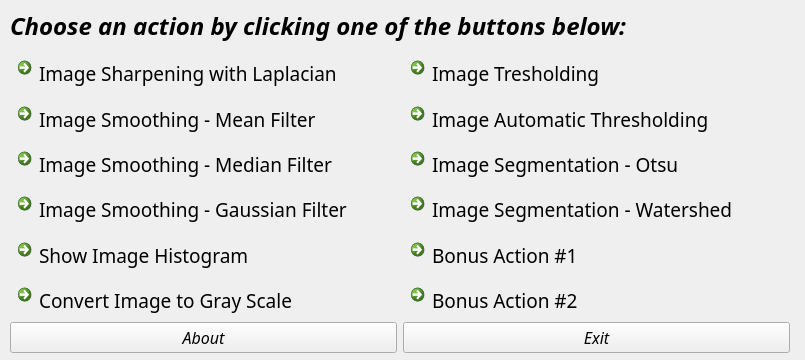
<?xml version="1.0" encoding="UTF-8"?>
<ui version="4.0">
 <class>Dialog</class>
 <widget class="QDialog" name="Dialog">
  <property name="geometry">
   <rect>
    <x>0</x>
    <y>0</y>
    <width>805</width>
    <height>360</height>
   </rect>
  </property>
  <property name="minimumSize">
   <size>
    <width>805</width>
    <height>360</height>
   </size>
  </property>
  <property name="maximumSize">
   <size>
    <width>805</width>
    <height>360</height>
   </size>
  </property>
  <property name="cursor">
   <cursorShape>ArrowCursor</cursorShape>
  </property>
  <property name="windowTitle">
   <string>UFU/FACOM - BCC/PDI - 2013/1</string>
  </property>
  <property name="windowIcon">
   <iconset>
    <normaloff>../Índice.jpg</normaloff>../Índice.jpg</iconset>
  </property>
  <property name="windowOpacity">
   <double>2.000000000000000</double>
  </property>
  <widget class="QLabel" name="label">
   <property name="geometry">
    <rect>
     <x>10</x>
     <y>10</y>
     <width>841</width>
     <height>31</height>
    </rect>
   </property>
   <property name="font">
    <font>
     <family>Neuropol</family>
     <pointsize>18</pointsize>
     <weight>75</weight>
     <italic>true</italic>
     <bold>true</bold>
    </font>
   </property>
   <property name="autoFillBackground">
    <bool>false</bool>
   </property>
   <property name="text">
    <string>Choose an action by clicking one of the buttons below:</string>
   </property>
  </widget>
  <widget class="QWidget" name="gridLayoutWidget">
   <property name="geometry">
    <rect>
     <x>10</x>
     <y>50</y>
     <width>780</width>
     <height>303</height>
    </rect>
   </property>
   <layout class="QGridLayout" name="gridLayout">
    <item row="5" column="1">
     <widget class="QCommandLinkButton" name="commandLinkButton_12">
      <property name="font">
       <font>
        <family>Neuropol</family>
        <pointsize>14</pointsize>
        <weight>50</weight>
        <bold>false</bold>
       </font>
      </property>
      <property name="text">
       <string>Bonus Action #2</string>
      </property>
      <property name="icon">
       <iconset>
        <normaloff>../icons/Bad-Blood-Yolks-On-fire.ico</normaloff>../icons/Bad-Blood-Yolks-On-fire.ico</iconset>
      </property>
     </widget>
    </item>
    <item row="4" column="0">
     <widget class="QCommandLinkButton" name="btn_histogram">
      <property name="font">
       <font>
        <family>Neuropol</family>
        <pointsize>14</pointsize>
        <weight>50</weight>
        <bold>false</bold>
       </font>
      </property>
      <property name="text">
       <string>Show Image Histogram</string>
      </property>
      <property name="icon">
       <iconset>
        <normaloff>../icons/Bad-Blood-Yolks-Slow.ico</normaloff>../icons/Bad-Blood-Yolks-Slow.ico</iconset>
      </property>
     </widget>
    </item>
    <item row="2" column="0">
     <widget class="QCommandLinkButton" name="btn_median_filter">
      <property name="font">
       <font>
        <family>Neuropol</family>
        <pointsize>14</pointsize>
        <weight>50</weight>
        <bold>false</bold>
       </font>
      </property>
      <property name="text">
       <string>Image Smoothing - Median Filter</string>
      </property>
      <property name="icon">
       <iconset>
        <normaloff>../icons/Bad-Blood-Yolks-Grin.ico</normaloff>../icons/Bad-Blood-Yolks-Grin.ico</iconset>
      </property>
     </widget>
    </item>
    <item row="7" column="0">
     <widget class="QPushButton" name="pushButton">
      <property name="font">
       <font>
        <family>Neuropol</family>
        <pointsize>12</pointsize>
        <italic>true</italic>
       </font>
      </property>
      <property name="text">
       <string>About</string>
      </property>
     </widget>
    </item>
    <item row="3" column="1">
     <widget class="QCommandLinkButton" name="btn_watershed">
      <property name="font">
       <font>
        <family>Neuropol</family>
        <pointsize>14</pointsize>
        <weight>50</weight>
        <bold>false</bold>
       </font>
      </property>
      <property name="text">
       <string>Image Segmentation - Watershed</string>
      </property>
      <property name="icon">
       <iconset>
        <normaloff>../icons/Bad-Blood-Yolks-Evilish.ico</normaloff>../icons/Bad-Blood-Yolks-Evilish.ico</iconset>
      </property>
     </widget>
    </item>
    <item row="7" column="1">
     <widget class="QPushButton" name="pushButton_2">
      <property name="font">
       <font>
        <family>Neuropol</family>
        <pointsize>12</pointsize>
        <italic>true</italic>
       </font>
      </property>
      <property name="text">
       <string>Exit</string>
      </property>
     </widget>
    </item>
    <item row="4" column="1">
     <widget class="QCommandLinkButton" name="commandLinkButton_10">
      <property name="font">
       <font>
        <family>Neuropol</family>
        <pointsize>14</pointsize>
        <weight>50</weight>
        <bold>false</bold>
       </font>
      </property>
      <property name="text">
       <string>Bonus Action #1</string>
      </property>
      <property name="icon">
       <iconset>
        <normaloff>../icons/Bad-Blood-Yolks-Omg.ico</normaloff>../icons/Bad-Blood-Yolks-Omg.ico</iconset>
      </property>
     </widget>
    </item>
    <item row="1" column="0">
     <widget class="QCommandLinkButton" name="btn_mean_filter">
      <property name="font">
       <font>
        <family>Neuropol</family>
        <pointsize>14</pointsize>
        <weight>50</weight>
        <bold>false</bold>
       </font>
      </property>
      <property name="text">
       <string>Image Smoothing - Mean Filter</string>
      </property>
      <property name="icon">
       <iconset>
        <normaloff>../icons/Bad-Blood-Yolks-Hope-my-fake-smile-works-again.ico</normaloff>../icons/Bad-Blood-Yolks-Hope-my-fake-smile-works-again.ico</iconset>
      </property>
     </widget>
    </item>
    <item row="0" column="1">
     <widget class="QCommandLinkButton" name="btn_threshold">
      <property name="font">
       <font>
        <family>Neuropol</family>
        <pointsize>14</pointsize>
        <weight>50</weight>
        <italic>false</italic>
        <bold>false</bold>
       </font>
      </property>
      <property name="text">
       <string>Image Tresholding</string>
      </property>
      <property name="icon">
       <iconset>
        <normaloff>../icons/Bad-Blood-Yolks-Angry.ico</normaloff>../icons/Bad-Blood-Yolks-Angry.ico</iconset>
      </property>
     </widget>
    </item>
    <item row="0" column="0">
     <widget class="QCommandLinkButton" name="bnt_laplacian">
      <property name="font">
       <font>
        <family>Neuropol</family>
        <pointsize>14</pointsize>
        <weight>50</weight>
        <bold>false</bold>
       </font>
      </property>
      <property name="text">
       <string>Image Sharpening with Laplacian</string>
      </property>
      <property name="icon">
       <iconset>
        <normaloff>../icons/Bad-Blood-Yolks-Wut.ico</normaloff>../icons/Bad-Blood-Yolks-Wut.ico</iconset>
      </property>
     </widget>
    </item>
    <item row="1" column="1">
     <widget class="QCommandLinkButton" name="btn_auto_threshold">
      <property name="font">
       <font>
        <family>Neuropol</family>
        <pointsize>14</pointsize>
        <weight>50</weight>
        <bold>false</bold>
       </font>
      </property>
      <property name="text">
       <string>Image Automatic Thresholding</string>
      </property>
      <property name="icon">
       <iconset>
        <normaloff>../icons/Bad-Blood-Yolks-Yarr.ico</normaloff>../icons/Bad-Blood-Yolks-Yarr.ico</iconset>
      </property>
     </widget>
    </item>
    <item row="3" column="0">
     <widget class="QCommandLinkButton" name="btn_gaussian_filter">
      <property name="font">
       <font>
        <family>Neuropol</family>
        <pointsize>14</pointsize>
        <weight>50</weight>
        <bold>false</bold>
       </font>
      </property>
      <property name="text">
       <string>Image Smoothing - Gaussian Filter</string>
      </property>
      <property name="icon">
       <iconset>
        <normaloff>../icons/Bad-Blood-Yolks-Want.ico</normaloff>../icons/Bad-Blood-Yolks-Want.ico</iconset>
      </property>
     </widget>
    </item>
    <item row="2" column="1">
     <widget class="QCommandLinkButton" name="btn_otsu">
      <property name="font">
       <font>
        <family>Neuropol</family>
        <pointsize>14</pointsize>
        <weight>50</weight>
        <bold>false</bold>
       </font>
      </property>
      <property name="text">
       <string>Image Segmentation - Otsu</string>
      </property>
      <property name="icon">
       <iconset>
        <normaloff>../icons/Bad-Blood-Yolks-Yuush.ico</normaloff>../icons/Bad-Blood-Yolks-Yuush.ico</iconset>
      </property>
     </widget>
    </item>
    <item row="5" column="0">
     <widget class="QCommandLinkButton" name="btn_to_gray_scale">
      <property name="font">
       <font>
        <family>Neuropol</family>
        <pointsize>14</pointsize>
        <weight>50</weight>
        <bold>false</bold>
       </font>
      </property>
      <property name="toolTip">
       <string>&lt;html&gt;&lt;head/&gt;&lt;body&gt;&lt;p&gt;This action takes an image (preferred a color one) as input and produce a gray-scale version of it. &lt;/p&gt;&lt;/body&gt;&lt;/html&gt;</string>
      </property>
      <property name="text">
       <string>Convert Image to Gray Scale</string>
      </property>
      <property name="icon">
       <iconset>
        <normaloff>../icons/Bad-Blood-Yolks-Graffiti.ico</normaloff>../icons/Bad-Blood-Yolks-Graffiti.ico</iconset>
      </property>
     </widget>
    </item>
   </layout>
  </widget>
 </widget>
 <resources/>
 <connections/>
</ui>
